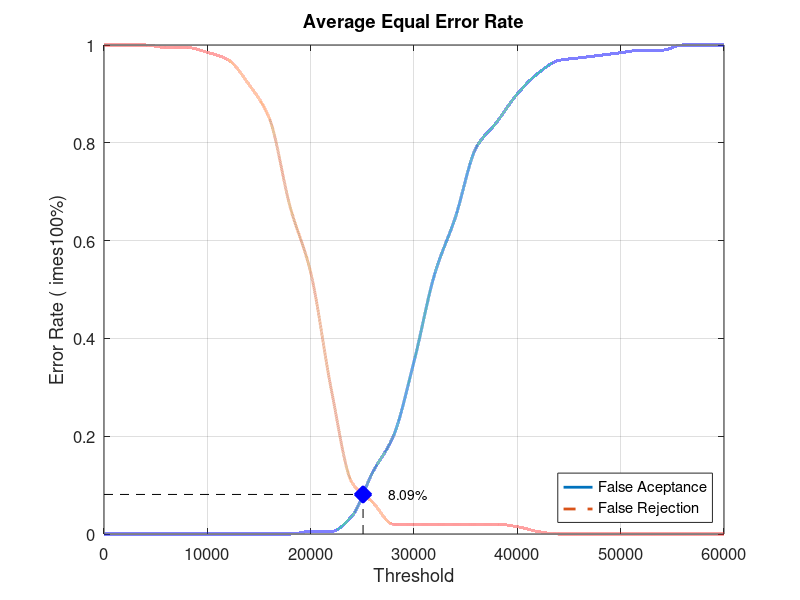
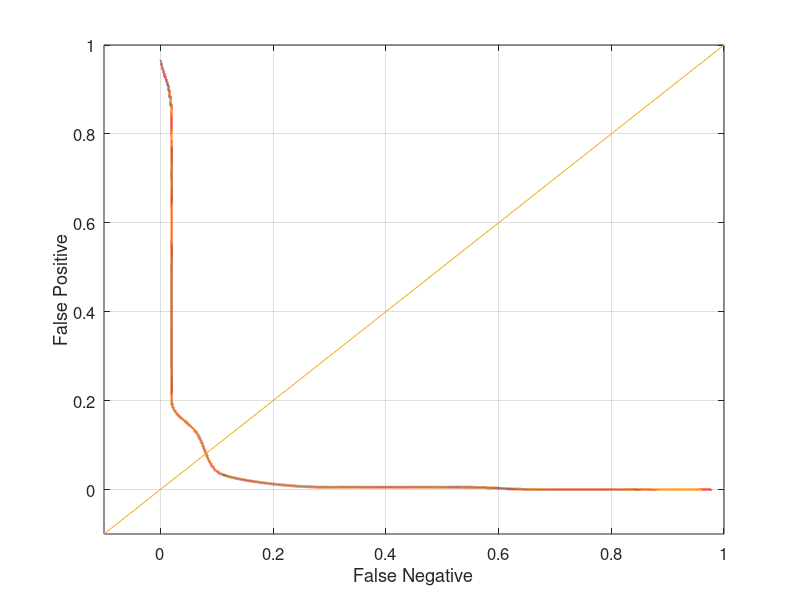

These charts were generated, in order, by the following MATLAB code:
close all;
clear;
clc;
x = 0:2000:60000;
xq = 0:0.5:60000;

y0 = [0 0 0 0 0 0 0 0 0 0 0.00526316 0.00526316 0.0368421 0.126316 0.2 0.352632 0.531579 0.647368 0.789474 0.842105 0.9 0.942105 0.968421 0.973684 0.978947 0.984211 0.989474 0.989474 1 1 1]
yy0 = interp1(x, y0, xq, 'pchip');
y1 = [1 1 1 0.995 0.995 0.985 0.97 0.92 0.85 0.67 0.535 0.295 0.105 0.065 0.02 0.02 0.02 0.02 0.02 0.02 0.015 0.005 0 0 0 0 0 0 0 0 0]
yy1 = interp1(x, y1, xq, 'pchip');

% Calculating EER: 
y2 = abs(y0 - y1);
find(y2 == min(y2))
yy2 = abs(yy0 - yy1);
xEER = find(yy2 == min(yy2));
xEERIndex = xq(xEER) % X-axis EER
yEER = yy0(xEER) % Y-axis EER

main = figure
plot(xq, yy0,'-','LineWidth', 2);	hold on
plot(xq, yy1,'--','LineWidth', 2);	hold on
plot([xEERIndex xEERIndex], [0 yEER], 'k--');	hold on
plot([0 xEERIndex], [yEER yEER], 'k--');	hold on
plot(xEERIndex, yEER, 'bx', 'LineWidth', 10);	hold on
text(xEERIndex + 10 * xEERIndex / 100, yEER, [num2str(round((10000 * yEER)) / 100) '%'])
legend('False Aceptance', 'False Rejection', 'Location', 'SouthEast')
xlabel('Threshold')
ylabel('Error Rate (	imes100%)')
title('Average Equal Error Rate')
set(gca, 'FontSize', 12)
axis([0 60000 0 1])
grid on

print(main, 'Database1_1Main', '-dpng');
FNRxFPR = figure('Color', [1 1 1]);
plot(yy1, yy0, '-', yy1, yy0, 'LineWidth', 2);
hold on
y = -0.1:0.1:1
plot(y, y); 
set(gca, 'FontSize', 12)
xlabel('False Negative')
ylabel('False Positive')
axis([-0.1 1 -0.1 1])
set(gca, 'FontSize', 12)
grid on

print(FNRxFPR, 'Database1_1FNRxFPR','-dpng');
